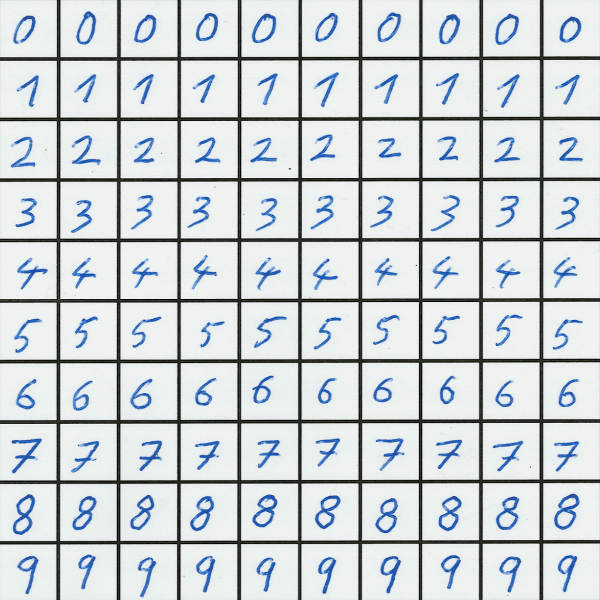
%> input picture DanielKnourek/SGI/Bonus_05/finall/data/TableOfNumbers.png, 1200 x 1200 px (shown at 1/2 size)
$ octave Program1.m   (GNU Octave 9; MATLAB toolbox functions it lacks are replaced by stand-ins)
%> lines starting %> are read from the running program, lines starting %| are printed output that depends on the picture
clear
%% Hodnoty
inputFile = "TableOfNumbers.png";
workingFolder = "data";
% workingFolder = ".";


%% Nactení obrázku
inputImg = imread(strcat(workingFolder, "/", inputFile));
%> inputImg is the input picture: size 1200x1200x3 uint8; mean R, G, B 203.4, 210.6, 213.9
inputImg = img2gray(inputImg);
%> in img2gray, `img = uint8(sum( double(imgIN) ,3)./3);`:
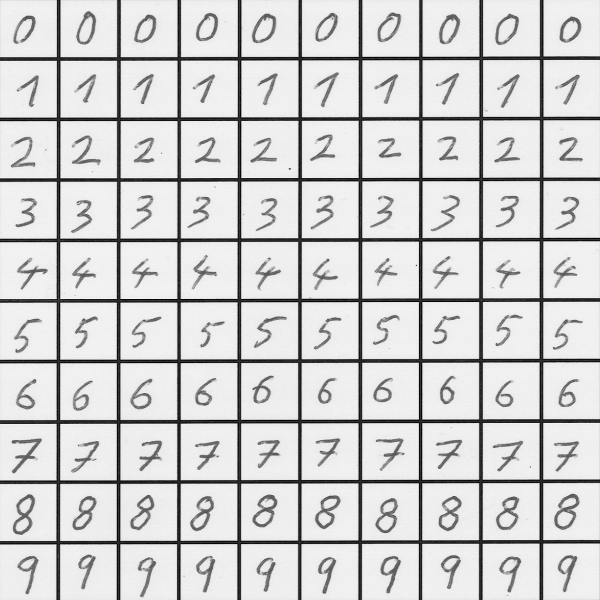
%> img: size 1200x1200 uint8 (shown at 1/2 size); min 0, max 255, mean 209.3
imshow(inputImg);

%% Zjištění velikosti buňky
Cells = getCells(inputImg, [1,1]);

%%
border = 5;
for x = 1:(length(Cells(1,:))/2)
    for y = 1:(length(Cells(2,:))/2)
        tmpImg = inputImg( border+ Cells(1,x*2-1):Cells(1,x*2) -border, border+ Cells(2,y*2-1):Cells(1,y*2)-border );
        tmpImg = imresize(tmpImg, [32, NaN]);
%         imshow(tmpImg);
        imwrite(tmpImg, sprintf('%s/c%d_p0000_s%02d.jpg',workingFolder,(x-1),y));
%         pause();
    end
end


%% Pro obázek a pozici zjitím jak moc můzu jít než narazím na čáru
function cells = getCells(image, position)
%> called with position = [1 1]

% [X1,X2...; Y1 Y2....]
cells = [];


%         find(inputImg(1:end,1)>5);
tmpPos = [1];
isWhite = true;
wasWhite = true;

    for x = position(1):size(image,1)
        isWhite = image( x,2 ) >= 200;
        if(isWhite ~= wasWhite) % hrana buňky
            tmpPos(end+1) = x;
        end
% [6 lines of commented-out code are left out]
        wasWhite = isWhite;
    end
%> after the loop, tmpPos = 19 values from 1 to 1090
    tmpPos(end+1) = x;

    cells = tmpPos;
%> cells = 20 values from 1 to 1200
    tmpPos = [1];
    for y = position(2):size(image,2)
        isWhite = image( 2,y ) >= 200;
        if(isWhite ~= wasWhite) % hrana buňky
            tmpPos(end+1) = y;
        end
        wasWhite = isWhite;
    end
%> after the loop, tmpPos = 19 values from 1 to 1089
    tmpPos(end+1) = y;

    cells = [cells; tmpPos];
%> cells = 20 columns, first 8: [1 115 123 236 244 357 365 478; 1 115 123 235 243 356 363 476]
%> `Cells = getCells(inputImg, [1,1]);`: Cells has the same summary as cells in getCells
%> the loop `for x = 1:(length(Cells(1,:))/2)` made 10 passes
%> pass 1, `for y = 1:(length(Cells(2,:))/2) tmpImg = inputImg( border+ Cells(1,x*..`:
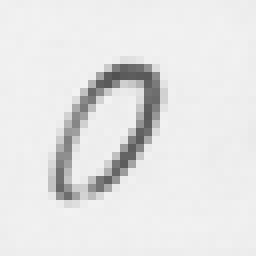
%> saved as c0_p0000_s01.jpg: size 32x32 uint8 (shown 8 times larger); min 81, max 242, mean 228.9
%> pass 1, `for y = 1:(length(Cells(2,:))/2) tmpImg = inputImg( border+ Cells(1,x*..`:
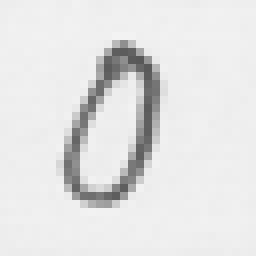
%> saved as c0_p0000_s02.jpg: size 32x32 uint8 (shown 8 times larger); min 88, max 243, mean 227.2
%> pass 1, `for y = 1:(length(Cells(2,:))/2) tmpImg = inputImg( border+ Cells(1,x*..`:
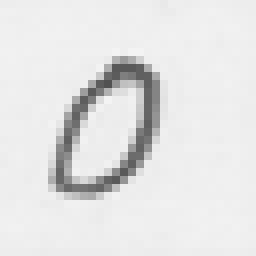
%> saved as c0_p0000_s03.jpg: size 32x32 uint8 (shown 8 times larger); min 81, max 243, mean 227.4
%> pass 1, `for y = 1:(length(Cells(2,:))/2) tmpImg = inputImg( border+ Cells(1,x*..`:
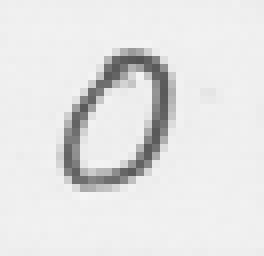
%> saved as c0_p0000_s04.jpg: size 32x33 uint8 (shown 8 times larger); min 84, max 245, mean 228

end

function img = img2gray(imgIN)
    img = uint8(sum( double(imgIN) ,3)./3);
end
